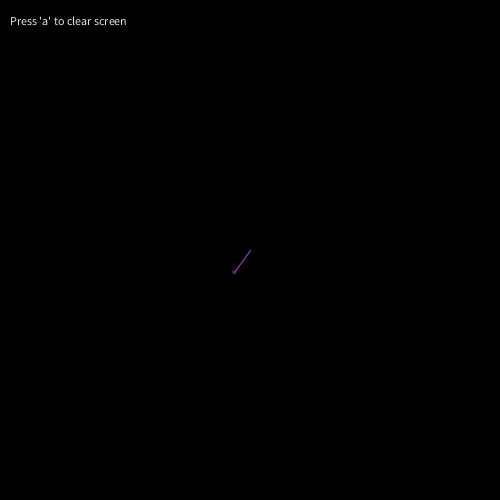
Frame 1 (no input)
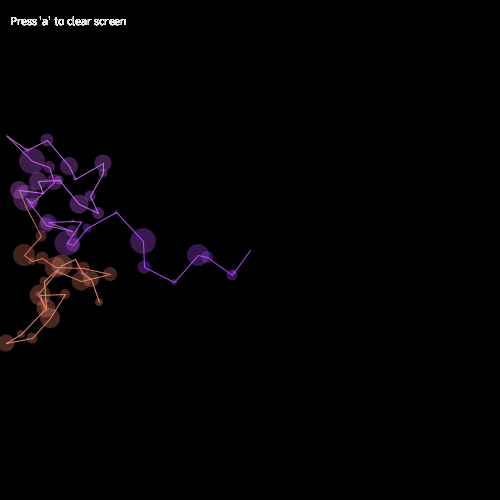
Frame 60 (the mouse pressed at the canvas centre just before this capture)
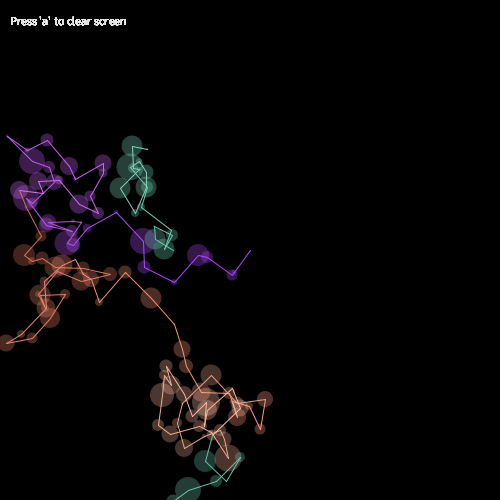
Frame 120 (the mouse held since frame 60 and released just before this capture)

The Processing sketch that drew these frames (run headless with seeded random() and noise(); from frame 60 on, the mouse is pressed at the canvas centre):

// Processing sketch: processing_71141
// ── processing_71141.pde

//Will S CP1 16/17 RandomWalk
int x=250;
int y=250;
float r=random(1, 256);
float g=random(1, 256);
float b=random(1, 256);
float siz=0;
void setup()
{
  size(500, 500);
  background(0);
  frameRate(13);
}
void draw()
{
  fill(230, 230, 230);
  text("Press 'a' to clear screen", 10, 25);
  //to keep it from going off screen
  if (x>500||x<0)
  {
    x=250;
  }
  if (y>500||y<0)
  {
    y=250;
  }
  //for the colors
  if (r>255)
  {
    r=int(random(1, 256));
  }
  if (g>255)
  {
    g=int(random(1, 256));
  }
  if (b>255)
  {
    b=int(random(1, 256));
  }
  // variables for location
  int prevY=y;
  int prevX=x;
  x=x+int(random(-31, 31));
  y=y+int(random(-31, 31));
  //variables for color
  r=r+1.25;
  g=g+1.25;
  b=b+1.25;
  //variable for size
  if (siz>15)
  {
    siz=0;
  }
  siz= siz+int(random(1, 16));
  //program
  smooth();
  stroke(r, g, b);
  fill(r, g, b);
  line(x, y, prevX, prevY);
  noStroke();
  fill(r, g, b, 80);
  ellipse(x, y, siz, siz);
}
void keyPressed()
{
  if (key=='a')
  {
    background(0);
  }
}
